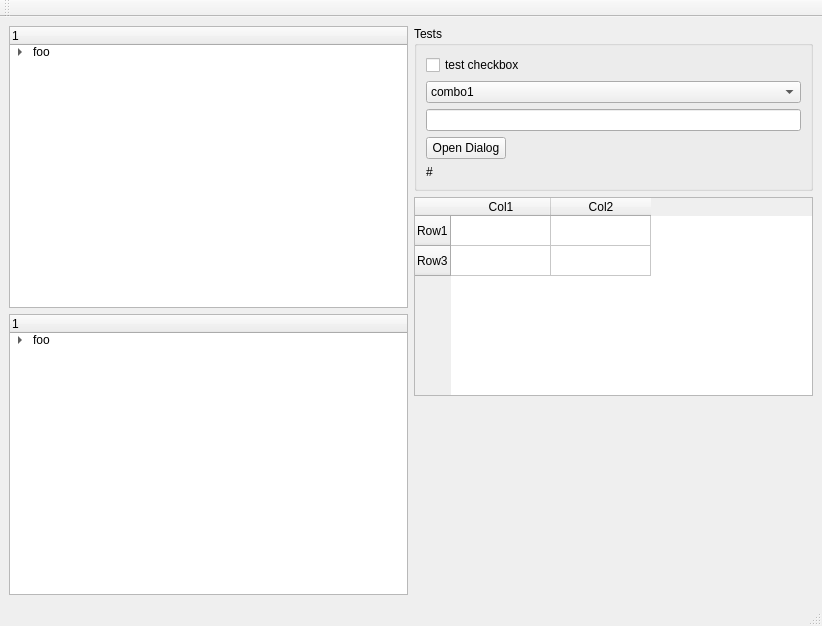
<?xml version="1.0" encoding="UTF-8"?>
<ui version="4.0">
 <class>TestMainWindow</class>
 <widget class="QMainWindow" name="TestMainWindow">
  <property name="geometry">
   <rect>
    <x>0</x>
    <y>0</y>
    <width>822</width>
    <height>626</height>
   </rect>
  </property>
  <property name="windowTitle">
   <string>MainWindow</string>
  </property>
  <widget class="QWidget" name="centralwidget">
   <layout class="QHBoxLayout" name="horizontalLayout_2">
    <item>
     <layout class="QVBoxLayout" name="verticalLayout_3">
      <item>
       <widget class="QTreeWidget" name="_treeWidget">
        <column>
         <property name="text">
          <string>1</string>
         </property>
        </column>
        <item>
         <property name="text">
          <string>foo</string>
         </property>
         <item>
          <property name="text">
           <string>bar</string>
          </property>
          <item>
           <property name="text">
            <string>titi</string>
           </property>
          </item>
          <item>
           <property name="text">
            <string>toto</string>
           </property>
          </item>
          <item>
           <property name="text">
            <string>tata</string>
           </property>
          </item>
         </item>
         <item>
          <property name="text">
           <string>bor</string>
          </property>
          <item>
           <property name="text">
            <string>zip</string>
           </property>
          </item>
          <item>
           <property name="text">
            <string>zap</string>
           </property>
          </item>
         </item>
         <item>
          <property name="text">
           <string>bur</string>
          </property>
         </item>
        </item>
       </widget>
      </item>
      <item>
       <widget class="QTreeWidget" name="_treeWidgetCustomContextMenu">
        <column>
         <property name="text">
          <string>1</string>
         </property>
        </column>
        <item>
         <property name="text">
          <string>foo</string>
         </property>
         <item>
          <property name="text">
           <string>bar</string>
          </property>
          <item>
           <property name="text">
            <string>titi</string>
           </property>
          </item>
          <item>
           <property name="text">
            <string>toto</string>
           </property>
          </item>
          <item>
           <property name="text">
            <string>tata</string>
           </property>
          </item>
         </item>
         <item>
          <property name="text">
           <string>bor</string>
          </property>
          <item>
           <property name="text">
            <string>zip</string>
           </property>
          </item>
          <item>
           <property name="text">
            <string>zap</string>
           </property>
          </item>
         </item>
         <item>
          <property name="text">
           <string>bur</string>
          </property>
         </item>
        </item>
       </widget>
      </item>
     </layout>
    </item>
    <item>
     <layout class="QVBoxLayout" name="verticalLayout_2">
      <item>
       <widget class="QGroupBox" name="groupBox">
        <property name="title">
         <string>Tests</string>
        </property>
        <layout class="QVBoxLayout" name="verticalLayout">
         <item>
          <widget class="QCheckBox" name="_checkBox">
           <property name="text">
            <string>test checkbox</string>
           </property>
          </widget>
         </item>
         <item>
          <widget class="QComboBox" name="_comboBox">
           <item>
            <property name="text">
             <string>combo1</string>
            </property>
           </item>
           <item>
            <property name="text">
             <string>combo2</string>
            </property>
           </item>
           <item>
            <property name="text">
             <string>combo3</string>
            </property>
           </item>
          </widget>
         </item>
         <item>
          <widget class="QLineEdit" name="_lineEdit"/>
         </item>
         <item>
          <layout class="QHBoxLayout" name="horizontalLayout">
           <item>
            <widget class="QPushButton" name="_openDialog">
             <property name="text">
              <string>Open Dialog</string>
             </property>
            </widget>
           </item>
           <item>
            <spacer name="horizontalSpacer">
             <property name="orientation">
              <enum>Qt::Horizontal</enum>
             </property>
             <property name="sizeHint" stdset="0">
              <size>
               <width>40</width>
               <height>20</height>
              </size>
             </property>
            </spacer>
           </item>
          </layout>
         </item>
         <item>
          <widget class="QLabel" name="_testLabel">
           <property name="text">
            <string>#</string>
           </property>
          </widget>
         </item>
        </layout>
       </widget>
      </item>
      <item>
       <widget class="QTableWidget" name="_tableWidget">
        <row>
         <property name="text">
          <string>Row1</string>
         </property>
        </row>
        <row>
         <property name="text">
          <string>Row3</string>
         </property>
        </row>
        <column>
         <property name="text">
          <string>Col1</string>
         </property>
        </column>
        <column>
         <property name="text">
          <string>Col2</string>
         </property>
        </column>
       </widget>
      </item>
      <item>
       <spacer name="verticalSpacer">
        <property name="orientation">
         <enum>Qt::Vertical</enum>
        </property>
        <property name="sizeHint" stdset="0">
         <size>
          <width>20</width>
          <height>40</height>
         </size>
        </property>
       </spacer>
      </item>
     </layout>
    </item>
   </layout>
   <zorder>_treeWidget</zorder>
   <zorder></zorder>
   <zorder>_treeWidgetCustomContextMenu</zorder>
  </widget>
  <widget class="QMenuBar" name="menubar">
   <property name="geometry">
    <rect>
     <x>0</x>
     <y>0</y>
     <width>822</width>
     <height>25</height>
    </rect>
   </property>
  </widget>
  <widget class="QStatusBar" name="statusbar"/>
  <widget class="QToolBar" name="_toolBar">
   <property name="windowTitle">
    <string>toolBar</string>
   </property>
   <attribute name="toolBarArea">
    <enum>TopToolBarArea</enum>
   </attribute>
   <attribute name="toolBarBreak">
    <bool>false</bool>
   </attribute>
  </widget>
 </widget>
 <resources/>
 <connections/>
</ui>
